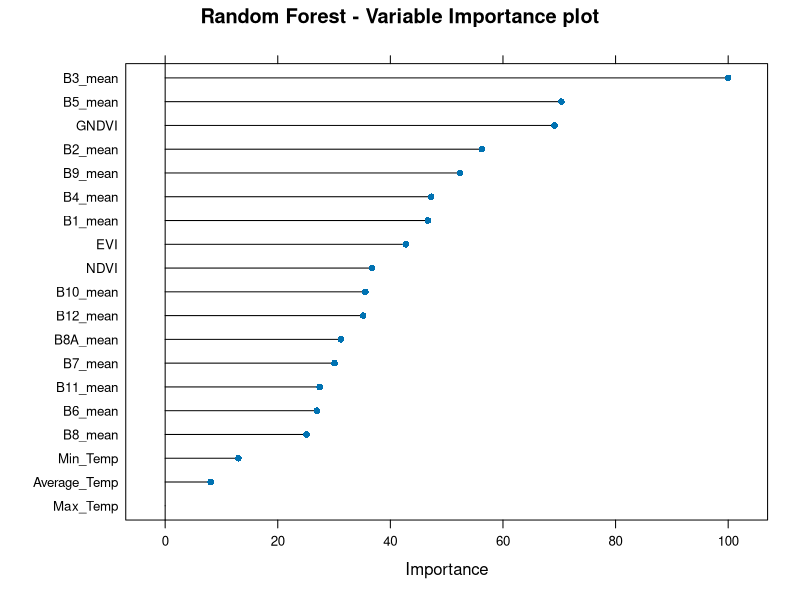

Generate this figure with R:
# Load packages
# https://www.machinelearningplus.com/machine-learning/caret-package/
# https://www.youtube.com/watch?v=fSytzGwwBVw
library(tidyverse)
library(caret)

# Set the folder location
#setwd('~/Dropbox/RS Project/RSSTARTUP_repo/Product_Development/Yield_forcasting_R/Innovation_laboratory_EAGLE')
setwd('/home/diego/GITHUP_REPO/Innovation_laboratory_EAGLE')

# Import dataset
# The dataset used is summary_fn.csv, which was clean but the original one
# is summary.csv
Field_Carmen <- read.csv('./Original_data/summary_fn.csv')

# Structure of the dataframe
str(Field_Carmen)

# See top 6 rows and 10 columns
head(Field_Carmen[, 1:10])

# Split the data into training and test set
set.seed(123)
training.samples <- Field_Carmen$Kg_He %>%
  createDataPartition(p = 0.75, list = FALSE)

train.data  <- Field_Carmen[training.samples, ]
test.data <- Field_Carmen[-training.samples, ]

################################################################################

# Build the model
#model <- lm(Kg_He ~., data = train.data)

# Observe the model
#model

# It is because, one of your dependent variables has NA for Coefficients given as
# output by the lm(..) function. Such a variable is making no difference to the 
# model, often due to multicollinearity problem ie, that predictor variable is 
# linearly dependent on other predictor variables OR because, that predictor 
# variable is constant for all the records(rows). The best thing to do is to drop
# that variable from the formula in lm(..) function and do the regression again.

# Make predictions and compute the R2, RMSE and MAE
#predictions <- model %>% predict(test.data, na.action=na.exclude)

#data.frame( R2 = R2(predictions, test.data$Kg_He),
#            RMSE = RMSE(predictions, test.data$Kg_He),
#            MAE = MAE(predictions, test.data$Kg_He))

#RMSE(predictions, test.data$Kg_He)/mean(test.data$Kg_He)

################################################################################

# ordinal RandomForest
# Define training control
set.seed(234)
train.control <- trainControl(method = "none")

# Train the model
model <- train(Kg_He ~., data = Field_Carmen, 
               method = "rf",
               ntree = 1000,
               trControl = train.control,
               tuneGrid = data.frame(mtry = 6))

# Summarize the results
summary(model)
print(model)

# Make predictions and compute the R2, RMSE and MAE
predictions <- model %>% predict(test.data, na.action=na.exclude)

predictions

data.frame( R2 = R2(predictions, test.data$Kg_He),
            RMSE = RMSE(predictions, test.data$Kg_He),
            MAE = MAE(predictions, test.data$Kg_He))

RMSE(predictions, test.data$Kg_He)/mean(test.data$Kg_He)

# variable importance
gbmImp <- varImp(model, scale = T)
gbmImp

# Save boxplot as .png
png(file = './Plots/Variable_Importance.png', units = "px",
    width = 600, height = 700)
plot(gbmImp, top = 19, main = "Random Forest - Variable Importance plot")
dev.off()
